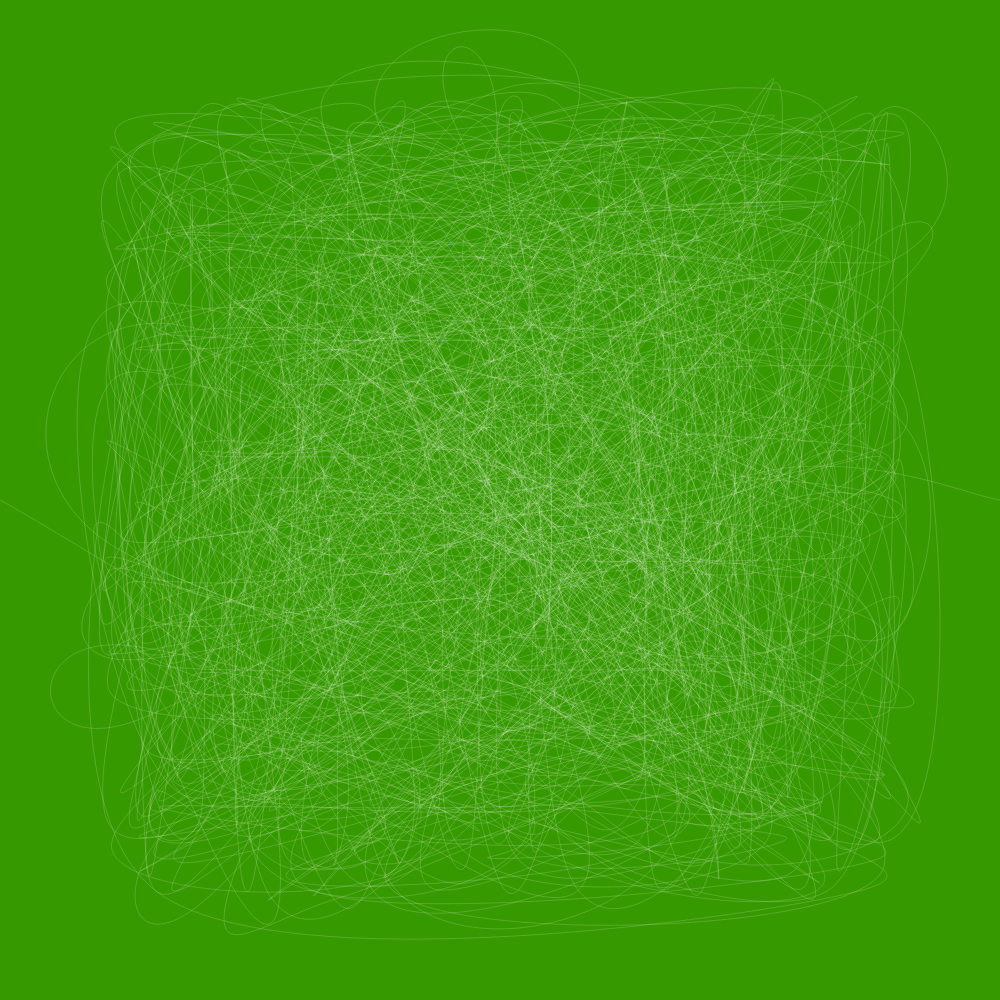
Frame 1 (no input)
Frame 60 (no input): identical to frame 1, image omitted
Frame 120 (the mouse pressed at the canvas centre since frame 60): identical to frame 1, image omitted

The p5.js sketch that drew this single still picture (run headless with seeded random() and noise() and a simulated clock; from frame 60 on, the mouse is pressed at the canvas centre):

// p5.js sketch
// ── sketch.js
let s;
let BG = 130;

//generating a seed that updates avery 30 sec
let seed = Math.floor(Date.now() / 500);
console.log(seed);

let points = new Array();
let STEP = 1000;
setup = () => {
  s = min(windowWidth, windowHeight);
  createCanvas(s, s);
  angleMode(DEGREES);
  rectMode(RADIUS);
  randomSeed(seed);
  noiseSeed(seed);
  while (points.length < STEP) {
    points.push({
      x: random(0.1, 0.9),
      y: random(0.1, 0.9),
    });
  }
  colorMode(HSB);
  // noLoop();
  // strokeCap(SQUARE);
  BG = Math.floor(360 * random());
  STEP = Math.floor(random(10, 100)) * 100;
};

draw = () => {
  background(BG, 100, 60);
  push();
  noFill();
  beginShape();
  vertex(0, s / 2);
  vertex(0, s / 2);

  stroke(200);
  strokeWeight((1.5 * s) / STEP);
  points
    .sort((a, b) => dist(a.x, a.y, b.x, b.y))
    .forEach((p) => {
      curveVertex(p.x * s, p.y * s);
    });
  vertex(s, s / 2);
  vertex(s, s / 2);
  endShape();
  pop();
};

windowResized = () => {
  s = min(windowWidth, windowHeight);
  resizeCanvas(s, s);
};
